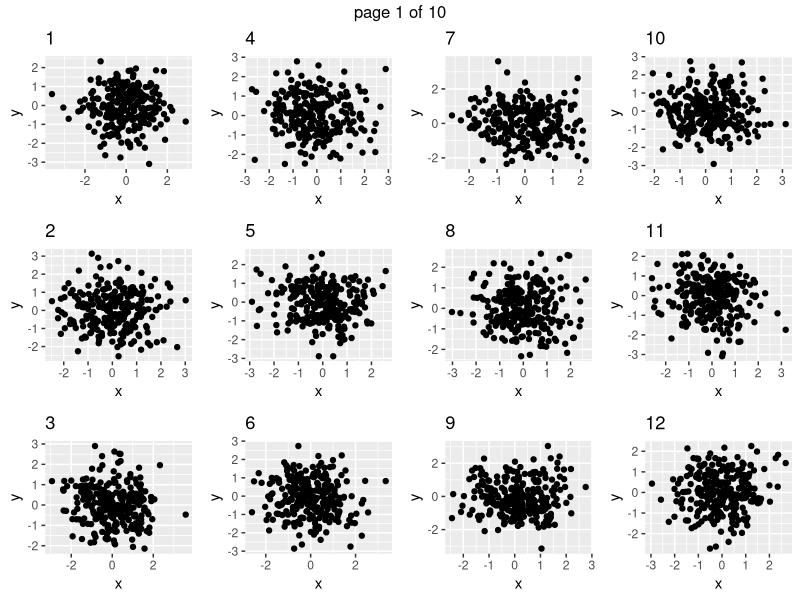
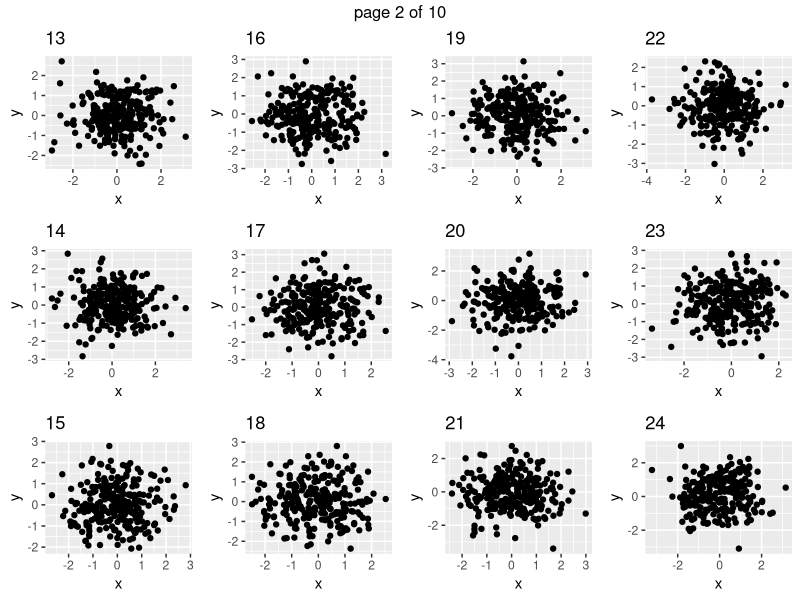
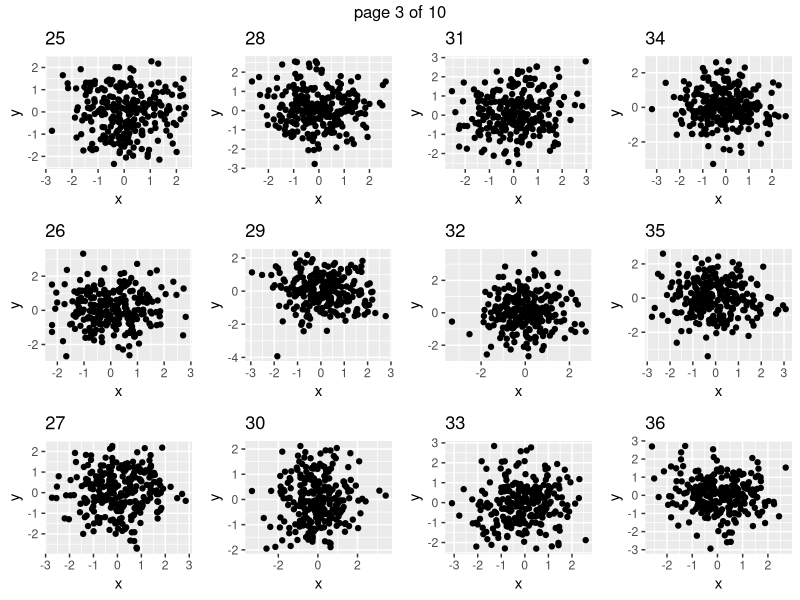
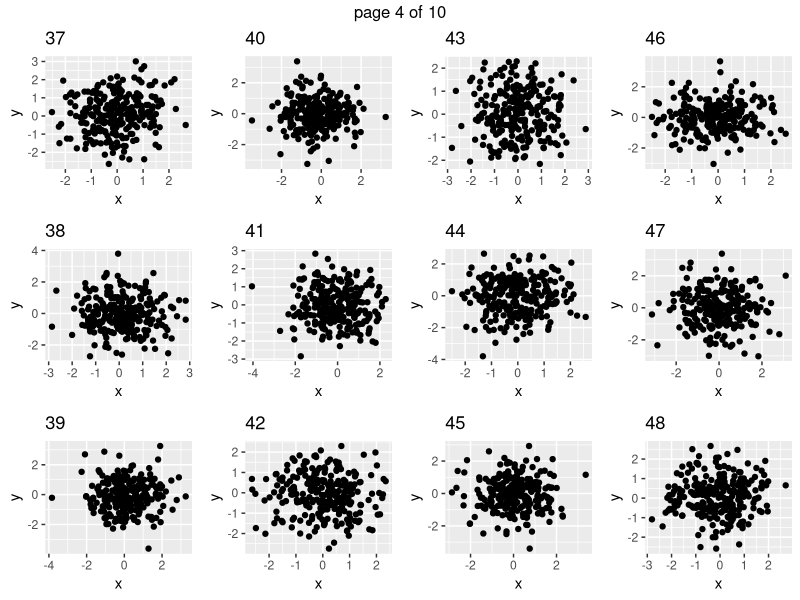
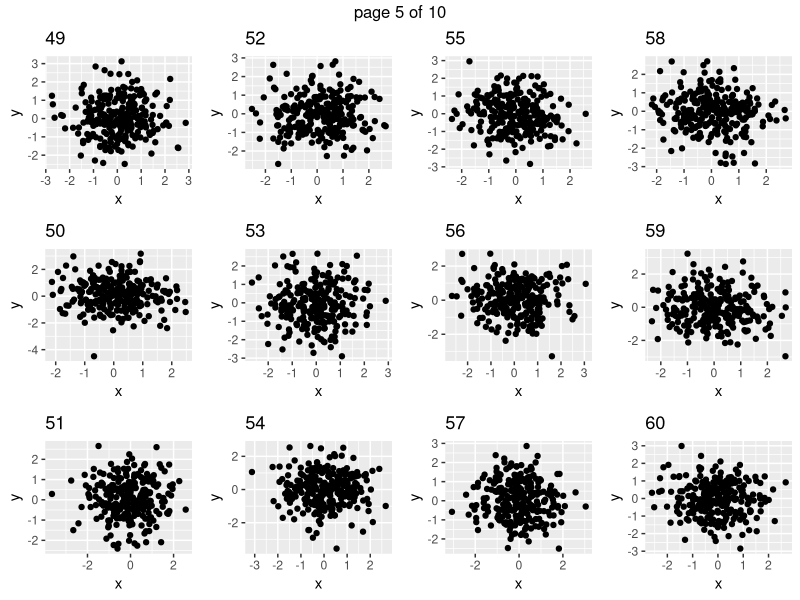
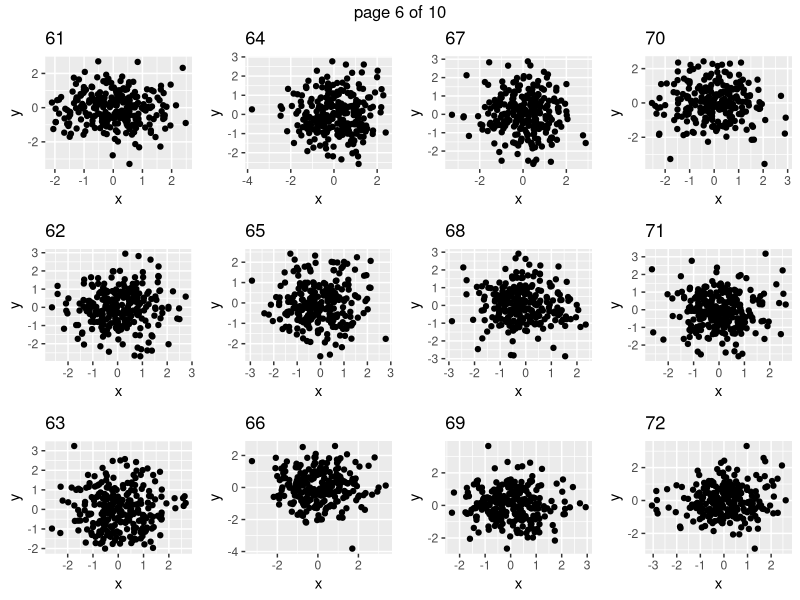
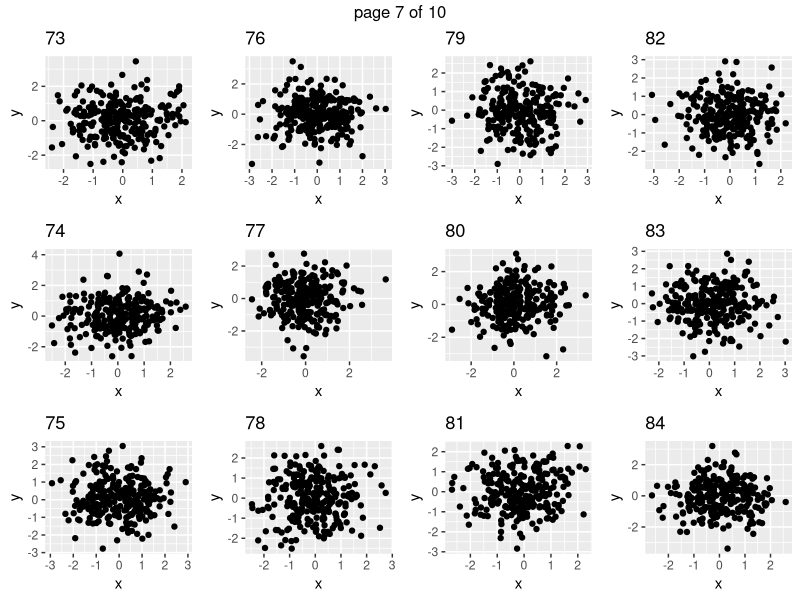
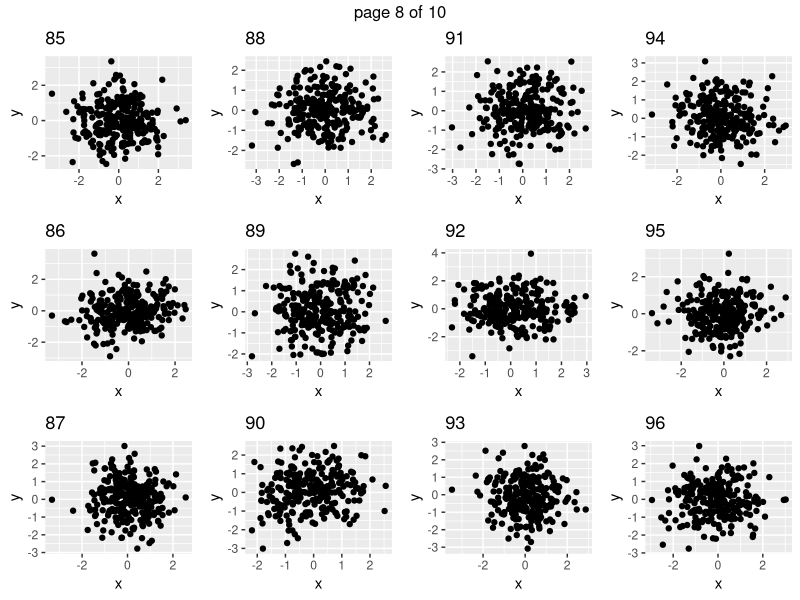

These charts were generated, in order, by the following R code: (Note: a time limit stopped this script after it produced the figures.)
# example producing the pdf reports
library(ggplot2)
library(gridExtra)
library(plyr)

working_folder = file.path(Sys.getenv("HOME"), 'Downloads/')

plots = llply(seq(12*10), function(i){
  n = 256
  p = ggplot(data.frame(x=rnorm(n), y=rnorm(n)), aes(x, y)) + geom_point() + ggtitle(paste(i))
  return (p)
})

ggsave(filename = file.path(working_folder,"example1.pdf"), plot = marrangeGrob(plots, nrow=3, ncol=4),
       device = 'pdf', width = 11, height = 8.5, dpi = 96)

gplots = lapply(plots, ggplotGrob)
ggsave(filename = file.path(working_folder,"example2.pdf"), plot = marrangeGrob(gplots, nrow=3, ncol=4),
       device = 'pdf', width = 11, height = 8.5, dpi = 360)


## ----------- check pdf performance ----

save_pdf_test <- function(filename_pdf, n_pages, n_points, dpi ){
  
  start_time <- Sys.time()
  
  plots = llply(seq(12 * n_pages), function(i){
    p = ggplot(data.frame(x=rnorm(n_points), y=rnorm(n_points)), aes(x, y)) + geom_point() + ggtitle(paste(i))
    return (p)
  })
  
  gplots = lapply(plots, ggplotGrob)
  ggsave(filename = filename_pdf, plot = marrangeGrob(gplots, nrow=3, ncol=4),
         device = 'pdf', width = 11, height = 8.5, dpi = dpi)
  
  file.info(filename_pdf)$size / 1024
  
  return(as.numeric(Sys.time() - start_time))
}

filename_pdf = file.path(working_folder,"example_bench.pdf")

params = expand.grid(n_pages = seq(5), n_points = c(64, 256, 1024), dpi = c(120, 240, 300, 360))
#params = expand.grid(n_pages = c(1), n_points = c(64, 256, 1024), dpi = c(120))

res = ldply(seq(nrow(params)), function(i){
  
  elapsed = save_pdf_test(filename_pdf, params$n_pages[i], params$n_points[i], params$dpi[i])
  
  file.info(filename_pdf)$size / 1024
  
  return (cbind(data.frame(i, elapsed, fsize = file.info(filename_pdf)$size / 1024),params[i,]) )
})

ggplot(res, aes(n_pages, fsize, group = n_points, color = factor(n_points) )) + geom_line() +  geom_point() + facet_wrap(~dpi)

ggplot(res, aes(n_pages, elapsed, group = n_points, color = factor(n_points) )) + geom_line() + geom_point() + facet_wrap(~dpi)

summary(lm(elapsed ~ n_pages + n_points + dpi, res)) #time mostly depends on number of pages, 1 sec per page
summary(lm(fsize   ~ n_pages + n_points + dpi, res)) #file size depend on number of pages and number of points
